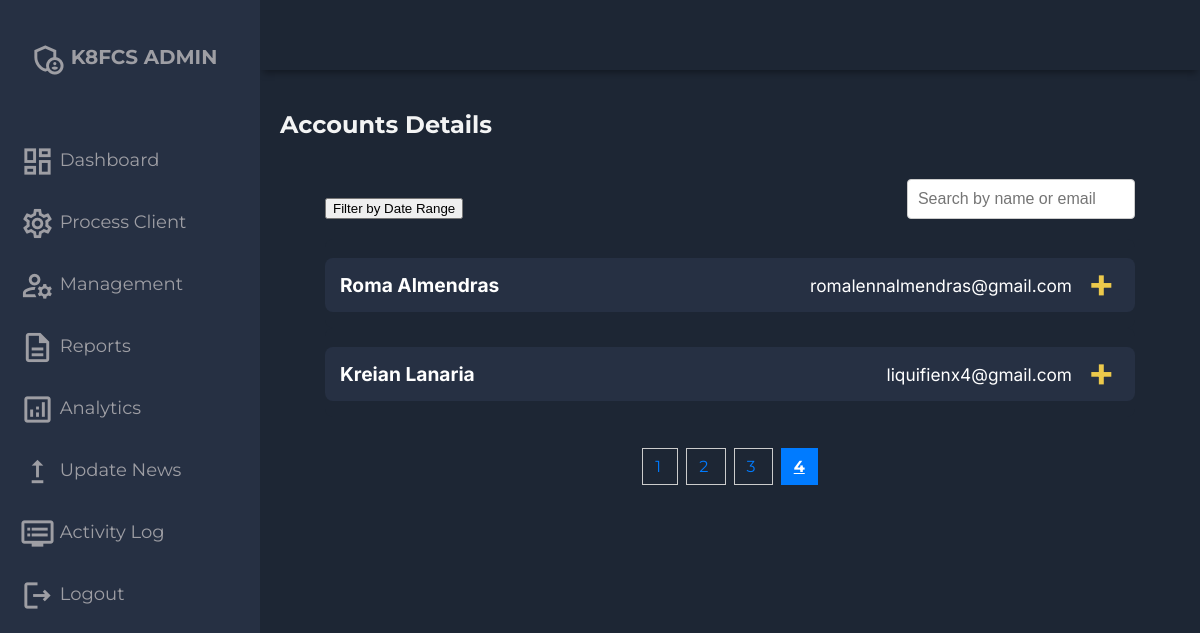
/adminside/client-details.php?page=4&from_date=1970-01-01&to_date=2025-02-28&order=ASC (signed in), run on the app's committed database.
### tables this page shows
CREATE TABLE `users` (
  `id` int(11) NOT NULL,
  `first_name` varchar(50) NOT NULL,
  `middle_name` varchar(50) DEFAULT NULL,
  `last_name` varchar(50) NOT NULL,
  `age` int(11) NOT NULL,
  `gender` varchar(10) DEFAULT NULL,
  `dob` date NOT NULL,
  `address` varchar(255) DEFAULT NULL,
  `email` varchar(100) NOT NULL,
  `phone` varchar(15) DEFAULT NULL,
  `password` varchar(255) NOT NULL,
  `role` varchar(50) NOT NULL,
  `profile_picture` varchar(255) DEFAULT NULL,
  `created_at` timestamp NOT NULL DEFAULT current_timestamp()
);

### adminside/client-details.php (the view, shortened to what this page needs)
<?php
include '../settings/config.php';
$order = isset($_GET['order']) ? $_GET['order'] : 'ASC';
$limit = 6;
$page = isset($_GET['page']) ? (int)$_GET['page'] : 1;
$offset = ($page - 1) * $limit;
$from_date = isset($_GET['from_date']) ? $_GET['from_date'] : '1970-01-01';
$to_date = isset($_GET['to_date']) ? $_GET['to_date'] : date('Y-m-d');
$total_query = "SELECT COUNT(*) as total FROM users WHERE created_at BETWEEN ? AND ?";
$stmt_total = $conn->prepare($total_query);
$stmt_total->bind_param("ss", $from_date, $to_date);
$stmt_total->execute();
$total_result = $stmt_total->get_result();
$total_row = $total_result->fetch_assoc();
$total_count = $total_row['total'];
$query = "SELECT u.id, u.first_name, u.middle_name, u.last_name, u.age, u.gender, u.dob, u.address, u.email, u.phone, u.role, u.profile_picture, u.created_at FROM users u WHERE u.created_at BETWEEN ? AND ? ORDER BY u.created_at $order LIMIT ? OFFSET ?";
$stmt = $conn->prepare($query);
$stmt->bind_param("ssii", $from_date, $to_date, $limit, $offset);
$stmt->execute();
$result = $stmt->get_result();
$client_details = [];
while ($row = $result->fetch_assoc()) {
    $client_details[] = $row;
}
?>
<!DOCTYPE html>
<html lang="en">
<head>
    <link rel="stylesheet" href="assets/css/style.css">
    <link rel="stylesheet" href="https://cdnjs.cloudflare.com/ajax/libs/font-awesome/5.15.4/css/all.min.css">
</head>
<body>
    <div class="grid-container">
        <?php include 'required/header.php'; ?>
        <?php include 'required/sidebar.php'; ?>
        <main class="main-container">
            <div class="main-title">
                <h2>Accounts Details</h2>
            </div>
            <div class="container" id="details-container">
                <div id="archive-header-actions-container">
                    <div class="sort-options">
                        <button onclick="showFilterModal()">Filter by Date Range</button>
                    </div>
                    <div class="search-container" id="client-details-search-container">
                        <input type="text" id="search-input" onkeyup="filterClients()" placeholder="Search by name or email">
                    </div>
                </div>
                <div class="submission-info">
                    <?php foreach ($client_details as $client): ?>
                        <div class="info-card">
                            <h3 class="card-title" onclick="toggleCardContent(this)">
                                <span class="client-name"><?php echo htmlspecialchars($client['first_name'] . ' ' . $client['last_name']); ?></span>
                                <span class="client-email"><?php echo htmlspecialchars($client['email']); ?></span>
                            </h3>
                        </div>
                    <?php endforeach; ?>
                </div>
                <div class="pagination" id="archives-pagination">
                    <?php
                    $total_pages = ceil($total_count / $limit);
                    for ($i = 1; $i <= $total_pages; $i++): ?>
                        <a href="?page=<?php echo $i; ?>&from_date=<?php echo urlencode($from_date); ?>&to_date=<?php echo urlencode($to_date); ?>&order=<?php echo urlencode($order); ?>" class="<?php echo ($i === $page) ? 'active' : ''; ?>">
                            <?php echo $i; ?>
                        </a>
                    <?php endfor; ?>
                </div>
            </div>
        </main>
    </div>
</body>
</html>

### adminside/assets/css/style.css (style rules this page uses)
body { margin: 0; padding: 0; background-color: #1d2634; color: #9e9ea4; font-family:'Montserrat', sans-serif; }
.grid-container { display: grid; grid-template-columns: 260px 1fr 1fr 1fr; grid-template-rows: 0.2fr 3fr; grid-template-areas: 'sidebar header header header' 'sidebar main main main'; height: 100vh; }
.main-container { grid-area: main; overflow-y: auto; padding: 20px 20px; color: rgba(255, 255, 255, 0.95); }
.main-title { display: flex; justify-content: space-between; }
.container { width: 90%; margin: 0 auto; background-color: transparent; padding: 20px; }
.info-card { background-color: #1d2634; border-radius: 8px; position: relative; overflow: hidden; }
.card-title { padding: 15px; color: #fff; cursor: pointer; display: flex; justify-content: space-between; align-items: center; font-size: 18px; background-color: #263043; border-radius: 8px; margin-bottom: 1rem; position: relative; font-family: 'Inter'; }
.card-title::after { content: '\002B'; color: #ecc94b; font-weight: bold; font-size: 40px; position: absolute; right: 20px; top: 45%; transform: translateY(-50%); transition: transform 0.4s; }
.pagination { margin: 20px 0; text-align: center; }
.pagination a { padding: 8px 12px; margin: 0 4px; text-decoration: none; border: 1px solid #ccc; color: #333; }
.pagination a.active { background-color: #007BFF; color: white; border: 1px solid #007BFF; }
.search-container { position: relative; text-align: right; margin-bottom: 20px; }
#search-input { padding: 10px; width: 90%; border: 1px solid #ccc; border-radius: 4px; font-size: 16px; }
.pagination { margin: 20px 0; }
.pagination a { padding: 8px 12px; margin: 0 4px; text-decoration: none; color: #007bff; }
.pagination a.active { font-weight: bold; text-decoration: underline; }
.sort-options { display: flex; gap: 2rem; }
#archives-pagination { margin-top: 2.5rem; }
#archive-header-actions-container { display: flex; justify-content: space-between; align-items: center; flex-wrap: wrap; }

### adminside/client-details.php (style rules this page uses)
.card-title { display: flex; justify-content: space-between; align-items: center; font-size: 1.2em; flex-wrap: wrap; }
.card-title .client-email { font-weight: normal; font-size: 0.9em; color: white; margin-right: 3rem; }

### data on the page
users: first_name+last_name "Roma Almendras", email "romalennalmendras@gmail.com"
users: first_name+last_name "Kreian Lanaria", email "liquifienx4@gmail.com"
